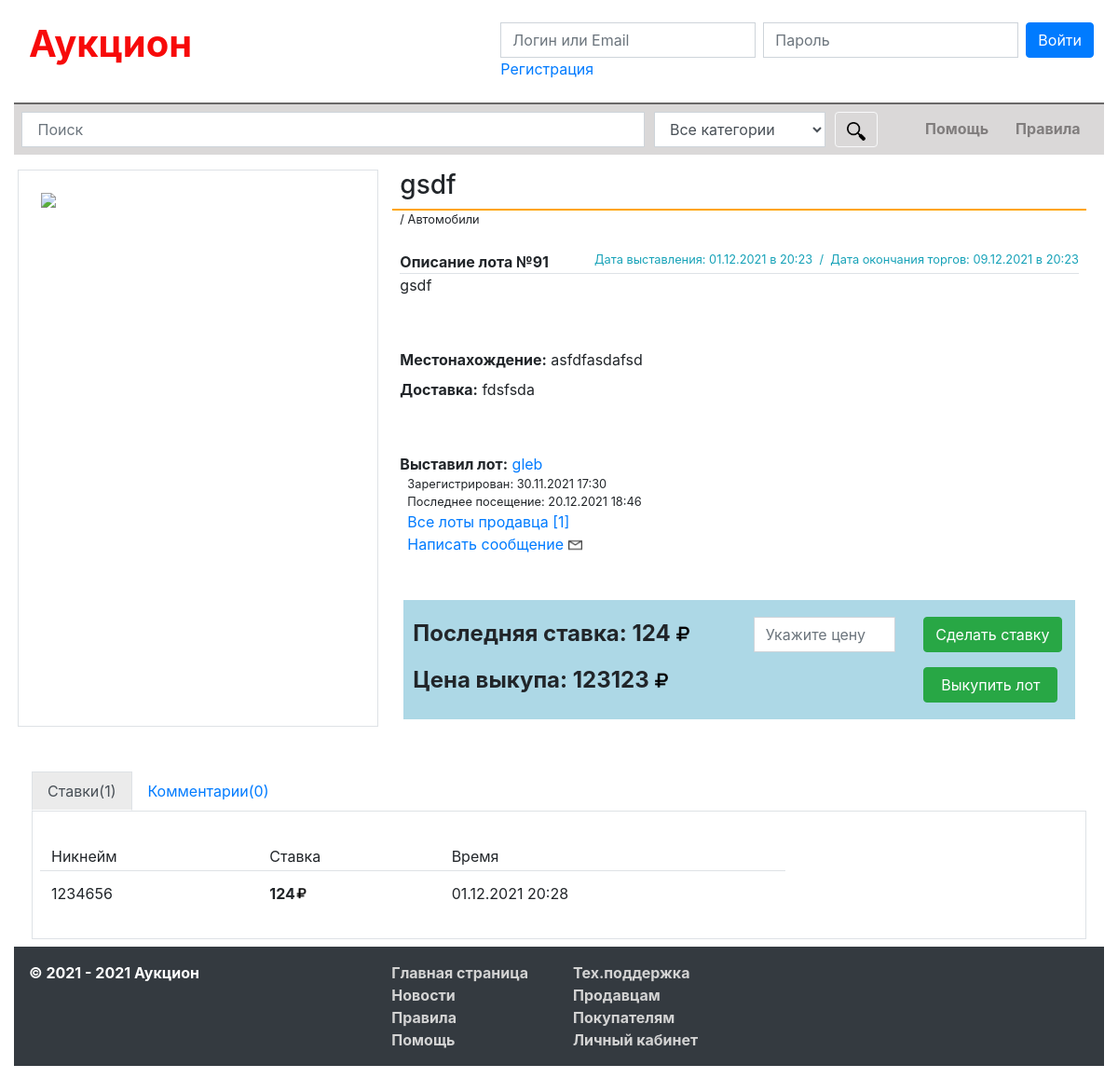
Screenshot of /lot/index.php?id=91 with the database file from the repository.
### tables this page shows
CREATE TABLE `lot` (
  `id_lot` bigint NOT NULL AUTO_INCREMENT,
  `lot_name` varchar(100) NOT NULL,
  `start_price` varchar(10) NOT NULL,
  `price` varchar(10) NOT NULL,
  `decription` varchar(1000) NOT NULL,
  `id_users` bigint NOT NULL,
  `date_start` varchar(20) NOT NULL,
  `date_end` varchar(20) NOT NULL,
  `location` varchar(100) NOT NULL,
  `delivery` varchar(200) NOT NULL,
  `id_subcategory` bigint NOT NULL,
  PRIMARY KEY (`id_lot`),
  KEY `id_users` (`id_users`),
  KEY `id_subcategory` (`id_subcategory`),
  CONSTRAINT `lot_ibfk_1` FOREIGN KEY (`id_users`) REFERENCES `users` (`id_users`) ON DELETE CASCADE ON UPDATE CASCADE,
  CONSTRAINT `lot_ibfk_2` FOREIGN KEY (`id_subcategory`) REFERENCES `subcategory` (`id_subcategory`) ON DELETE CASCADE ON UPDATE CASCADE
);

CREATE TABLE `subcategory` (
  `id_subcategory` bigint NOT NULL AUTO_INCREMENT,
  `subcategory` varchar(50) NOT NULL,
  `id_category` bigint NOT NULL,
  PRIMARY KEY (`id_subcategory`),
  KEY `id_subcategory` (`id_subcategory`),
  KEY `id_category` (`id_category`),
  CONSTRAINT `subcategory_ibfk_1` FOREIGN KEY (`id_category`) REFERENCES `category` (`id_category`)
);

CREATE TABLE `users` (
  `id_users` bigint NOT NULL AUTO_INCREMENT,
  `login` varchar(30) NOT NULL,
  `password` varchar(256) NOT NULL,
  `email` varchar(50) NOT NULL,
  `rating` bigint NOT NULL,
  `date_registration` varchar(20) NOT NULL,
  `money` varchar(10) NOT NULL,
  `image` varchar(500) NOT NULL,
  `country` varchar(100) DEFAULT NULL,
  `city` varchar(100) DEFAULT NULL,
  `info` longtext,
  `last_enter` varchar(20) NOT NULL,
  PRIMARY KEY (`id_users`),
  KEY `id_users` (`id_users`)
);

CREATE TABLE `bets` (
  `id_bets` bigint NOT NULL AUTO_INCREMENT,
  `id_lot` bigint NOT NULL,
  `id_user` bigint NOT NULL,
  `bet` varchar(10) NOT NULL,
  `date_bet` varchar(20) NOT NULL,
  PRIMARY KEY (`id_bets`)
);

### config.php (called while the page is built, shortened)
<?php
    function way()
	{
		$dir = explode('/', $_SERVER['PHP_SELF'], -1);
		if($dir[2] == ''){
			return '/';
		}else{
			return '/'.$dir[2].'/';
		}
	};
	function wayDir()
	{
		$explode = explode('/', $_SERVER['PHP_SELF'], -1);
		if($explode[1] != ''){
			return '../';
		}else{
			return '';
		}
	};
?>

### lot/index.php (the view, shortened to what this page needs)
<?php
	include_once '../config.php';
	if(!isset($_GET['id']) || $_GET['id'] == 0){ $isset_id = false; }else{ $isset_id = true; }
	if(!isset($_GET['search']) || !isset($_GET['category'])){ $isset_search = false; }else{ $isset_search = true; }
	if($isset_id && !$isset_search){
		$lot = mysqli_fetch_assoc(mysqli_query($link, "SELECT * FROM lot WHERE id_lot = ".$_GET['id']));
		$cat_subcat = mysqli_fetch_assoc(mysqli_query($link, "SELECT * FROM subcategory, category WHERE id_subcategory = ".$lot['id_subcategory']));
		$users = mysqli_fetch_assoc(mysqli_query($link, "SELECT * FROM users WHERE id_users = ".$lot['id_users']));
		$bets = mysqli_fetch_assoc(mysqli_query($link, "SELECT * FROM bets WHERE id_lot = " .$lot['id_lot']. " ORDER BY id_bets DESC LIMIT 1"));
		$query_all_bets = mysqli_query($link, "SELECT * FROM bets WHERE id_lot = " .$lot['id_lot']);
		$date_start = date_format(date_create($lot['date_start']), 'd.m.Y');
		$time_start = date_format(date_create($lot['date_start']), 'H:i');
		$date_end = date_format(date_create($lot['date_end']), 'd.m.Y');
		$time_end = date_format(date_create($lot['date_end']), 'H:i');
		$count_lot = mysqli_fetch_array(mysqli_query($link, "SELECT COUNT(id_lot) FROM lot WHERE id_users = '" .$lot['id_users']. "'"));
		$count_bets = mysqli_fetch_array(mysqli_query($link, "SELECT COUNT(id_bets) FROM bets WHERE id_lot = " .$lot['id_lot']));
		$count_comments = mysqli_fetch_array(mysqli_query($link, "SELECT COUNT(id_comments) FROM comments WHERE id_lot = " .$lot['id_lot']));
	}
?>
<!DOCTYPE html>
<html lang="ru">
<head>
	<link rel="stylesheet" href="../css/bootstrap.css">
	<link rel="stylesheet" href="../css/style.css">
</head>
<body class="continer-fluid">
	<div class="container">
	    <?php include_once '../header.php'; ?>
	    <div id="lot-mainblock" class="pb-5">
    	<?php
		if($isset_id && !$isset_search){
			echo   '<div class="row mx-1">
    				<div class="leftblock col-md-4 p-0 border">
			    		<img src="'.wayDir().'img/img-lot/id-' .$lot["id_lot"]. '.jpg" class="img-fluid p-4" style="width: 100%;">
			    	</div>
			    	<div class="rightblock col-md-8">
			    		<strong class="h3 ml-2">' .$lot['lot_name']. '</strong>
			    		<hr class="line line-exposed mb-0 mt-2">
			    		<p class="small ml-2">' .$cat['category']. ' / ' .$cat_subcat['subcategory']. '</p>
			    		<div class="lot-description p-2">
			    			<div class="lot-desc-header d-flex border-bottom">
								<div class="font-weight-bold">Описание лота №' .$lot['id_lot']. '</div>
								<div class="ml-auto small text-info">Дата выставления: ' .$date_start. ' в ' .$time_start. '  /  Дата окончания торгов: ' .$date_end. ' в ' .$time_end. '</div>
			    			</div>
			    			<div>' .$lot['decription']. '</div>
			    		</div>
			    		<div class="characteristics p-2 pt-5">
							<div><strong>Местонахождение:</strong> ' .$lot['location']. '</div>
							<div class="py-2"><strong>Доставка:</strong> ' .$lot['delivery']. '
			    		</div>
			    		<div class="user pt-5">
			    			<div>
			    				<strong>Выставил лот:</strong> <a href="'. way() .'profile/?id='. $users["id_users"] .'">' .$users['login']. '</a><span class="ifyou"></span>
			    			</div>
							<div class="ml-2 small">
								Зарегистрирован: ' .$users['date_registration']. '
							</div>
							<div class="ml-2 small">
								Последнее посещение: ' .$users['last_enter']. '
							</div>
							<div class="ml-2">
								<a href="../lot/index.php?search=&category=0&user='. $users["id_users"] .'">Все лоты продавца [' .$count_lot[0]. ']</a>
							</div>
							<div class="ml-2">
								<a href="'. way() .'cabinet/index.php?nav=msg&id='. $users['id_users'] .'">Написать сообщение <img src="' .wayDir(). 'img/message.png" width="15" height="15" style="padding-bottom: 1px;"></a>
							</div>
			    		</div>
			    		<form class="mt-5 mx-1" id="formBet">
							<div class="row mt-2">
								<div class="col-md-6 hide-bet-form" style="margin-top: 4px;">';
									if($count_bets[0] != 0){
										echo '<span class="h4 font-weight-bold">Последняя ставка: ' .$bets['bet'];
										$prb = 1;
									}else{
										echo '<span class="h4 font-weight-bold">Начальная цена: ' .$lot['start_price'];
										$prb = 0;
									}
								echo '</span><img src="' .wayDir(). 'img/rub.png" width="18" height="18" class="ml-1 mb-2">
								</div>
								<div class="col-lg-3 mb-2 hide-bet-form">
									<input type="text" class="form-control" id="inputBet" name="inputBet" placeholder="Укажите цену">
									<input type="hidden" name="id_lotH" value="' .$lot["id_lot"]. '">
									<input type="hidden" name="start_priceH" value="' .$lot["start_price"]. '">
									<input type="hidden" name="last_betH" value="' .$bets["bet"]. '">
									<input type="hidden" name="priceH" value="' .$lot['price']. '">
									<input type="hidden" name="priceOrBet" id="priceOrBet" value="' .$prb. '">
								</div>
								<div class="col-lg-3 hide-bet-form">
									<input type="button" class="btn btn-success" value="Сделать ставку" id="placeBet" name="placeBet">
								</div>
							</div>
							<div class="row mt-2 hide-buy-form">
								<div class="col-lg-6">
									<span class="h4 font-weight-bold">Цена выкупа: ' .$lot['price']. '</span><img src="' .wayDir(). 'img/rub.png" width="18" height="18" class="ml-1 mb-2">
								</div>
								<div class="col-lg-3 offset-lg-3">
									<input type="button" class="btn btn-success" value="Выкупить лот" id="buyLot" name="buyLot" style="padding-right: 18px; padding-left: 18px;">
								</div>
							</div>';
					  echo '<div id="betInfo" class="d-flex justify-content-center font-weight-bold h3"></div>
						</form>
			    	</div>
			    </div>
			    <div class="comments-bets container-fluid mt-5">
				    <div class="nav nav-tabs">
			    		<a id="nav-bets" class="nav item nav-link active" href="javascript:void(0)">Ставки(' .$count_bets[0]. ')</a>
			    		<a id="nav-comments" class="nav item nav-link" href="javascript:void(0)">Комментарии(' .$count_comments[0]. ')</a>
			    	</div>
		    		<div class="bets-content border-bottom border-left border-right p-2">';
		    		if($count_bets[0] != 0){
		    			echo '<table class="table mt-3" style="width: 800px;">
		    			  <thead>
		    				<tr>
							  <td scope="col" style="border: 0px !important; padding-bottom: 3px;">Никнейм</td>
							  <td scope="col" style="border: 0px !important; padding-bottom: 3px;">Ставка</td>
							  <td scope="col" style="border: 0px !important; padding-bottom: 3px;">Время</td>
		    				</tr>
		    			  </thead>';
		    				while ($all_bets = mysqli_fetch_array($query_all_bets)) {
		    					$login_bet = mysqli_fetch_assoc(mysqli_query($link, "SELECT * FROM users WHERE id_users = " .$all_bets['id_user']));
		    					if($all_bets["bet"] == 'buy'){
		    						$show_bet = 'Выкуплен';
		    					}else{
		    						$show_bet = $all_bets["bet"]. '<img src="' .wayDir(). 'img/rub.png" width="13" height="13" class="mb-1">';
		    					}
		    					echo '<tr>
		    					        <td>' .$login_bet['login']. '</td>
		    					        <td><strong>' .$show_bet. ' </strong></td>
		    					        <td>' .$all_bets["date_bet"]. '</td>
		    					      </tr>';
		    				}
		          echo '</table>';
		    		}else{
		    			echo '<p class="h5 font-weight-bold m-3">На этот лот еще не кто не поставил</p>';
		    		}
		      echo '</div>
		      		<div class="comment-content border-bottom border-left border-right p-2 hide">';
		      echo '</div>
	      	    </div>';
		}
    	?>
		</div>
	    <?php include_once '../footer.php'; ?>
	</div>
</body>
</html>

### css/style.css (style rules this page uses)
.line { background: orange; border: none; height: 2px; }
.img-fluid { max-width: 100%; height: auto; max-height:100%; }
#lot-mainblock .rightblock strong { word-break: break-all; }
#formBet { background: lightblue; padding-bottom: 0; padding: 10px; }

### rows the page displays
lot: lot_name "gsdf", id_lot "91", date_start "01.12.2021", date_start "20:23", date_end "09.12.2021", date_end "20:23", decription "gsdf", location "asfdfasdafsd", delivery "fdsfsda", price "123123"
subcategory: subcategory "Автомобили"
users: login "gleb", date_registration "30.11.2021 17:30", last_enter "20.12.2021 18:46"
bets: bet "124", id_user.login "1234656", date_bet "01.12.2021 20:28"

### other values shown
$count_lot[0] "1"
$count_bets[0] "1"
$count_comments[0] "0"
